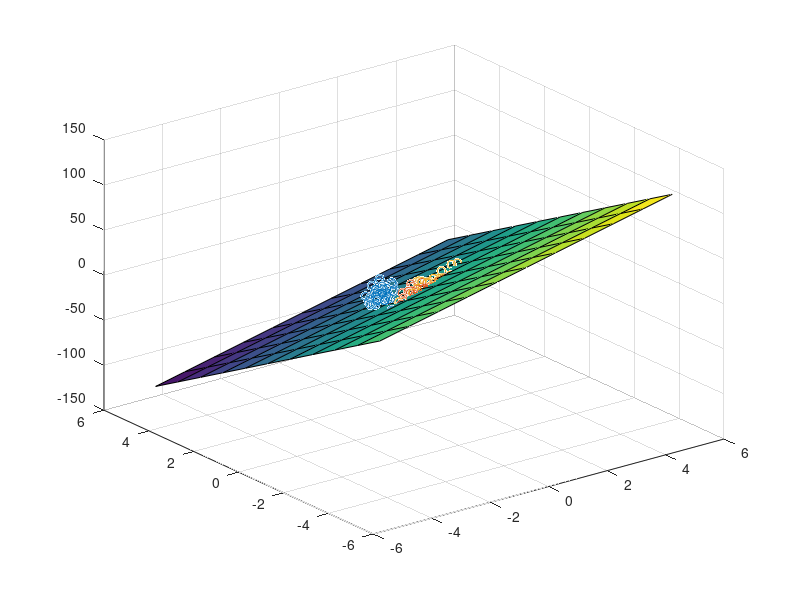

This chart was generated by the following MATLAB code:
%part d

load fisheriris

%take the mean
xmean = mean(meas(1:150, 1));
ymean = mean(meas(1:150, 2));
zmean = mean(meas(1:150, 3));

%normalize the points
xreg = meas(1:150, 1) - xmean * ones(150, 1);
yreg = meas(1:150, 2) - ymean * ones(150, 1);
zreg = meas(1:150, 3) - zmean * ones(150, 1);
measreg = [xreg, yreg, zreg];

%plane is spanned by any two vectors in this plane


%find normal
point1 = measreg(62,:)';
point2 = measreg(60,:)';
point3 = measreg(65,:)';

normal = cross(point1-point2, point1 - point3)
point = measreg(60,:)
d = -point*normal; 

%# create x,y
[xx,yy]=ndgrid(-5:5,-5:5);


%# calculate corresponding z
z = (-normal(1)*xx - normal(2)*yy - d)/normal(3);

figure(4); clf
scatter3(measreg(1:50, 1), measreg(1:50, 2), measreg(1:50, 3), 'ro');
hold on
scatter3(measreg(51:100, 1), measreg(51:100, 2), measreg(51:100, 3), 'bx');
hold on
scatter3(measreg(101:150, 1), measreg(101:150, 2), measreg(101:150, 3), 'gx');
hold on
surf(xx,yy,z)


